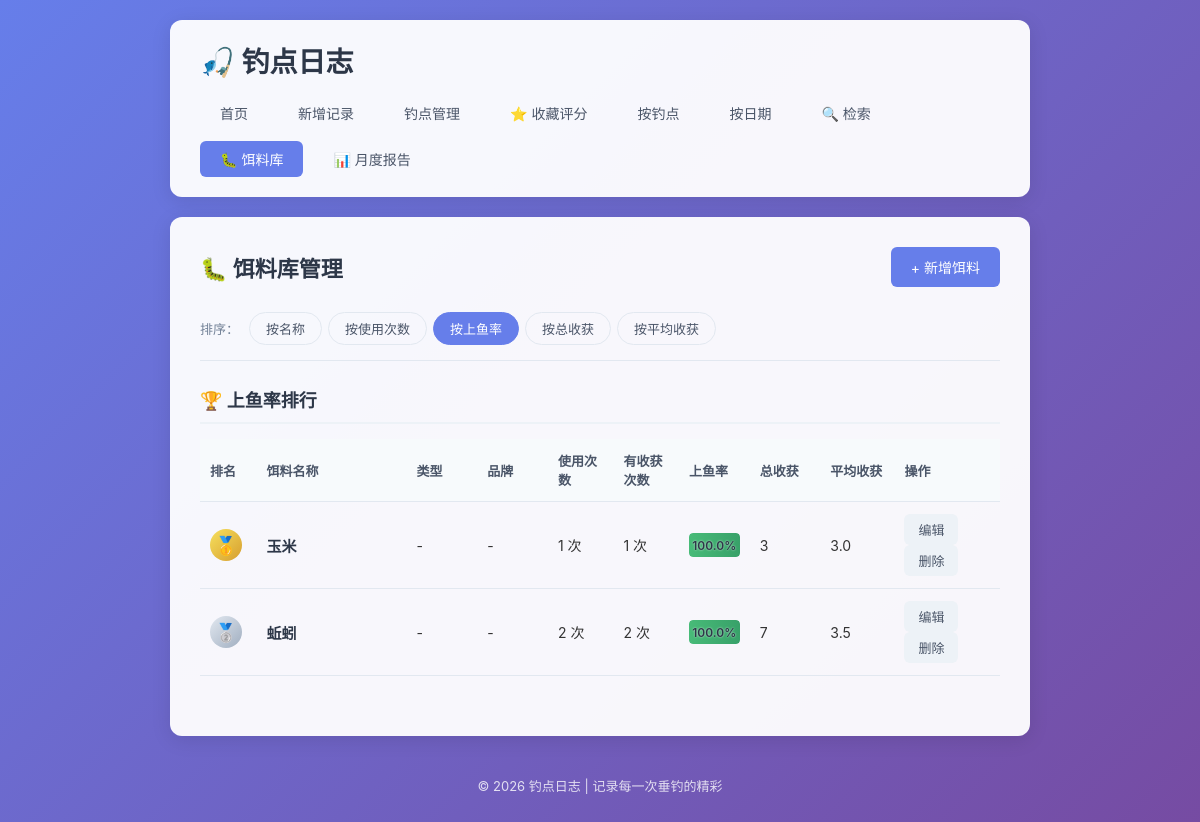
The page /baits on the database its author committed.
### tables this page shows
CREATE TABLE baits (
            id INTEGER PRIMARY KEY AUTOINCREMENT,
            name TEXT NOT NULL UNIQUE,
            type TEXT,
            brand TEXT,
            description TEXT,
            created_at TIMESTAMP DEFAULT CURRENT_TIMESTAMP
        );

### app.py (the view)
@app.route('/baits')
def baits_list():
    conn = get_db()
    sort_by = request.args.get('sort', 'success')
    baits = conn.execute('SELECT * FROM baits ORDER BY name').fetchall()
    bait_stats = []
    for bait in baits:
        bait_dict = dict(bait)
        stats = get_bait_usage_stats(conn, bait['name'])
        bait_dict.update(stats)
        bait_stats.append(bait_dict)
    if sort_by == 'usage':
        bait_stats.sort(key=lambda x: x['use_count'], reverse=True)
    elif sort_by == 'success':
        bait_stats.sort(key=lambda x: x['success_rate'], reverse=True)
    elif sort_by == 'harvest':
        bait_stats.sort(key=lambda x: x['total_harvest'], reverse=True)
    elif sort_by == 'avg_harvest':
        bait_stats.sort(key=lambda x: x['avg_harvest'], reverse=True)
    all_baits_from_logs = conn.execute(
        'SELECT DISTINCT bait FROM fishing_logs WHERE bait NOT IN (SELECT name FROM baits) ORDER BY bait'
    ).fetchall()
    unmanaged_baits = [row['bait'] for row in all_baits_from_logs if row['bait']]
    conn.close()
    return render_template(
        'baits.html',
        baits=bait_stats,
        sort_by=sort_by,
        unmanaged_baits=unmanaged_baits
    )

### app.py (called while the page is built, shortened)
def get_db():
    conn = sqlite3.connect(DB_PATH)
    conn.row_factory = sqlite3.Row
    return conn

def parse_harvest_value(harvest_str):
    if not harvest_str:
        return 0
    harvest_str = str(harvest_str).strip()
    if not harvest_str:
        return 0
    zero_keywords = [
        '空军', '白板', '打龟', '空手', '空竿', '光头',
        '没钓到', '无收获', '零收获', '零', '0', '打飞机',
        '参军', '空', '龟', '白跑一趟', '参军了', '空军了'
    ]
    lower_str = harvest_str.lower()
    for kw in zero_keywords:
        if kw.lower() in lower_str:
            return 0
    matches = re.findall(r'(\d+(?:\.\d+)?)', harvest_str)
    if matches:
        num_str = matches[-1]
        try:
            if '.' in num_str:
                return float(num_str)
            else:
                return int(num_str)
        except ValueError:
            pass

def get_bait_usage_stats(conn, bait_name):
    logs = conn.execute(
        'SELECT harvest FROM fishing_logs WHERE bait = ?',
        (bait_name,)
    ).fetchall()
    use_count = len(logs)
    total_harvest = sum(parse_harvest_value(log['harvest']) for log in logs)
    success_count = sum(1 for log in logs if parse_harvest_value(log['harvest']) > 0)
    success_rate = round((success_count / use_count * 100), 1) if use_count > 0 else 0
    avg_harvest = round((total_harvest / use_count), 2) if use_count > 0 else 0
    return {
        'use_count': use_count,
        'total_harvest': total_harvest,
        'success_count': success_count,
        'success_rate': success_rate,
        'avg_harvest': avg_harvest
    }

### templates/baits.html (shortened to what this page needs)
{% extends 'base.html' %}
{% block content %}
    <div class="page-header">
        <h2>🐛 饵料库管理</h2>
        <a href="{{ url_for('add_bait') }}" class="btn btn-primary">+ 新增饵料</a>
    </div>
    <div class="filter-bar">
        <div class="filter-group">
            <span class="filter-label">排序：</span>
            <a href="{{ url_for('baits_list', sort='name') }}" class="filter-btn {% if sort_by == 'name' %}active{% endif %}">按名称</a>
            <a href="{{ url_for('baits_list', sort='usage') }}" class="filter-btn {% if sort_by == 'usage' %}active{% endif %}">按使用次数</a>
            <a href="{{ url_for('baits_list', sort='success') }}" class="filter-btn {% if sort_by == 'success' %}active{% endif %}">按上鱼率</a>
            <a href="{{ url_for('baits_list', sort='harvest') }}" class="filter-btn {% if sort_by == 'harvest' %}active{% endif %}">按总收获</a>
            <a href="{{ url_for('baits_list', sort='avg_harvest') }}" class="filter-btn {% if sort_by == 'avg_harvest' %}active{% endif %}">按平均收获</a>
        </div>
    </div>
    {% if baits %}
        <div class="bait-ranking">
            <h3>🏆 上鱼率排行</h3>
            <table class="ranking-table">
                <thead>
                    <tr>
                        <th style="width: 60px;">排名</th>
                        <th>饵料名称</th>
                        <th style="width: 100px;">类型</th>
                        <th style="width: 100px;">品牌</th>
                        <th style="width: 90px;">使用次数</th>
                        <th style="width: 90px;">有收获次数</th>
                        <th style="width: 100px;">上鱼率</th>
                        <th style="width: 100px;">总收获</th>
                        <th style="width: 100px;">平均收获</th>
                        <th style="width: 140px;">操作</th>
                    </tr>
                </thead>
                <tbody>
                    {% for bait in baits %}
                        <tr>
                            <td>
                                {% if loop.index == 1 %}
                                    <span class="rank-badge gold">🥇</span>
                                {% elif loop.index == 2 %}
                                    <span class="rank-badge silver">🥈</span>
                                {% elif loop.index == 3 %}
                                    <span class="rank-badge bronze">🥉</span>
                                {% else %}
                                    <span class="rank-badge">{{ loop.index }}</span>
                                {% endif %}
                            </td>
                            <td class="bait-name-cell">
                                <strong>{{ bait.name }}</strong>
                            </td>
                            <td>{{ bait.type or '-' }}</td>
                            <td>{{ bait.brand or '-' }}</td>
                            <td>{{ bait.use_count }} 次</td>
                            <td>{{ bait.success_count }} 次</td>
                            <td>
                                <div class="success-rate-bar">
                                    <div class="success-rate-fill" style="width: {{ bait.success_rate }}%;"></div>
                                    <span class="success-rate-text">{{ bait.success_rate }}%</span>
                                </div>
                            </td>
                            <td>{{ bait.total_harvest }}</td>
                            <td>{{ bait.avg_harvest }}</td>
                            <td>
                                <a href="{{ url_for('edit_bait', bait_id=bait.id) }}" class="btn btn-small">编辑</a>
                                <form method="POST" action="{{ url_for('delete_bait', bait_id=bait.id) }}" style="display: inline;" onsubmit="return confirm('确定要删除这个饵料吗？');">
                                    <button type="submit" class="btn btn-small btn-danger">删除</button>
                                </form>
                            </td>
                        </tr>
                    {% endfor %}
                </tbody>
            </table>
        </div>
    {% else %}
        <div class="empty-state">
            <p>还没有添加任何饵料，快去添加第一个吧！</p>
            <a href="{{ url_for('add_bait') }}" class="btn btn-primary">+ 新增饵料</a>
        </div>
    {% endif %}
{% endblock %}

### static/style.css (style rules this page uses)
* { margin: 0; padding: 0; box-sizing: border-box; }
body { font-family: -apple-system, BlinkMacSystemFont, 'Segoe UI', 'PingFang SC', 'Microsoft YaHei', sans-serif; background: linear-gradient(135deg, #667eea 0%, #764ba2 100%); min-height: 100vh; color: #333; }
.page-header { display: flex; justify-content: space-between; align-items: center; margin-bottom: 25px; flex-wrap: wrap; gap: 15px; }
.page-header h2 { color: #2d3748; font-size: 22px; }
.btn { display: inline-block; padding: 10px 20px; border: none; border-radius: 6px; text-decoration: none; font-size: 14px; cursor: pointer; transition: all 0.2s ease; font-family: inherit; }
.btn-primary { background: #667eea; color: white; }
.btn-danger { background: #f56565; color: white; }
.btn-small { padding: 6px 14px; font-size: 13px; background: #edf2f7; color: #4a5568; }
.filter-bar { display: flex; gap: 8px; margin-bottom: 25px; flex-wrap: wrap; padding-bottom: 15px; border-bottom: 1px solid #e2e8f0; }
.filter-btn { padding: 6px 16px; border: 1px solid #e2e8f0; border-radius: 20px; text-decoration: none; font-size: 13px; color: #4a5568; transition: all 0.2s ease; }
.filter-btn.active { background: #667eea; color: white; border-color: #667eea; }
.filter-group { display: flex; align-items: center; gap: 6px; flex-wrap: wrap; }
.filter-label { font-size: 13px; color: #718096; font-weight: 500; margin-right: 4px; }
.bait-ranking { margin-bottom: 30px; }
.bait-ranking h3 { font-size: 18px; color: #2d3748; margin-bottom: 15px; padding-bottom: 10px; border-bottom: 2px solid #edf2f7; }
.ranking-table { width: 100%; border-collapse: collapse; font-size: 14px; }
.ranking-table th, .ranking-table td { padding: 12px 10px; text-align: left; border-bottom: 1px solid #e2e8f0; }
.ranking-table th { background: #f7fafc; font-weight: 600; color: #4a5568; font-size: 13px; }
.rank-badge { display: inline-flex; align-items: center; justify-content: center; width: 32px; height: 32px; border-radius: 50%; background: #e2e8f0; font-weight: 700; font-size: 14px; color: #4a5568; }
.rank-badge.gold { background: linear-gradient(135deg, #f6e05e, #d69e2e); color: #744210; font-size: 18px; }
.rank-badge.silver { background: linear-gradient(135deg, #e2e8f0, #a0aec0); color: #2d3748; font-size: 18px; }
.bait-name-cell { min-width: 150px; }
.bait-name-cell strong { color: #2d3748; font-size: 15px; }
.success-rate-bar { position: relative; height: 24px; background: #edf2f7; border-radius: 4px; overflow: hidden; }
.success-rate-fill { height: 100%; background: linear-gradient(90deg, #48bb78, #38a169); border-radius: 4px; transition: width 0.6s ease; min-width: 2px; }
.success-rate-text { position: absolute; top: 50%; left: 50%; transform: translate(-50%, -50%); font-size: 12px; font-weight: 600; color: #2d3748; text-shadow: 0 0 2px rgba(255, 255, 255, 0.8); }

### rows shown on the page
baits: name "玉米", type "-", brand "-", use_count "1", success_count "1", success_rate "100.0", total_harvest "3", avg_harvest "3.0"
baits: name "蚯蚓", type "-", brand "-", use_count "2", success_count "2", success_rate "100.0", total_harvest "7", avg_harvest "3.5"
